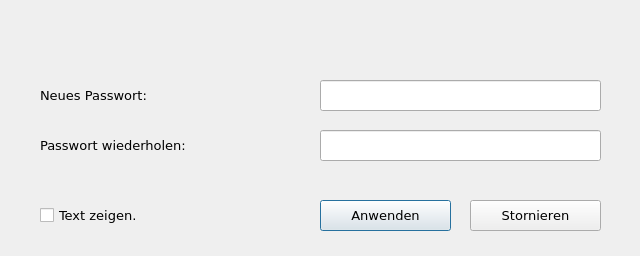
<?xml version="1.0" encoding="UTF-8"?>
<ui version="4.0">
 <class>PasswordWindow</class>
 <widget class="QDialog" name="PasswordWindow">
  <property name="windowModality">
   <enum>Qt::NonModal</enum>
  </property>
  <property name="geometry">
   <rect>
    <x>0</x>
    <y>0</y>
    <width>640</width>
    <height>256</height>
   </rect>
  </property>
  <property name="minimumSize">
   <size>
    <width>640</width>
    <height>256</height>
   </size>
  </property>
  <property name="maximumSize">
   <size>
    <width>640</width>
    <height>256</height>
   </size>
  </property>
  <property name="font">
   <font>
    <family>Verdana</family>
    <pointsize>10</pointsize>
   </font>
  </property>
  <property name="windowTitle">
   <string>Erstellung des Administratorpasswortes</string>
  </property>
  <property name="windowIcon">
   <iconset>
    <selectedon>icon materials/23.png</selectedon>
   </iconset>
  </property>
  <property name="modal">
   <bool>true</bool>
  </property>
  <widget class="QLabel" name="PasswordLabel">
   <property name="geometry">
    <rect>
     <x>40</x>
     <y>80</y>
     <width>151</width>
     <height>31</height>
    </rect>
   </property>
   <property name="minimumSize">
    <size>
     <width>151</width>
     <height>31</height>
    </size>
   </property>
   <property name="maximumSize">
    <size>
     <width>151</width>
     <height>31</height>
    </size>
   </property>
   <property name="text">
    <string>Neues Passwort:</string>
   </property>
  </widget>
  <widget class="QLabel" name="passwordRepeatLabel">
   <property name="geometry">
    <rect>
     <x>40</x>
     <y>130</y>
     <width>231</width>
     <height>31</height>
    </rect>
   </property>
   <property name="minimumSize">
    <size>
     <width>231</width>
     <height>31</height>
    </size>
   </property>
   <property name="maximumSize">
    <size>
     <width>231</width>
     <height>31</height>
    </size>
   </property>
   <property name="text">
    <string>Passwort wiederholen:</string>
   </property>
  </widget>
  <widget class="QLineEdit" name="PasswordRepeatlineEdit">
   <property name="geometry">
    <rect>
     <x>320</x>
     <y>130</y>
     <width>281</width>
     <height>31</height>
    </rect>
   </property>
   <property name="minimumSize">
    <size>
     <width>281</width>
     <height>31</height>
    </size>
   </property>
   <property name="maximumSize">
    <size>
     <width>281</width>
     <height>31</height>
    </size>
   </property>
   <property name="maxLength">
    <number>20</number>
   </property>
  </widget>
  <widget class="QLineEdit" name="PasswordLineedit">
   <property name="geometry">
    <rect>
     <x>320</x>
     <y>80</y>
     <width>281</width>
     <height>31</height>
    </rect>
   </property>
   <property name="minimumSize">
    <size>
     <width>281</width>
     <height>31</height>
    </size>
   </property>
   <property name="maximumSize">
    <size>
     <width>281</width>
     <height>31</height>
    </size>
   </property>
   <property name="maxLength">
    <number>20</number>
   </property>
  </widget>
  <widget class="QCheckBox" name="ShowTextcheckBox">
   <property name="geometry">
    <rect>
     <x>40</x>
     <y>200</y>
     <width>131</width>
     <height>31</height>
    </rect>
   </property>
   <property name="minimumSize">
    <size>
     <width>131</width>
     <height>31</height>
    </size>
   </property>
   <property name="maximumSize">
    <size>
     <width>131</width>
     <height>31</height>
    </size>
   </property>
   <property name="text">
    <string>Text zeigen.</string>
   </property>
  </widget>
  <widget class="QPushButton" name="OKpushButton">
   <property name="geometry">
    <rect>
     <x>320</x>
     <y>200</y>
     <width>131</width>
     <height>31</height>
    </rect>
   </property>
   <property name="minimumSize">
    <size>
     <width>131</width>
     <height>31</height>
    </size>
   </property>
   <property name="maximumSize">
    <size>
     <width>131</width>
     <height>31</height>
    </size>
   </property>
   <property name="text">
    <string>Anwenden</string>
   </property>
   <property name="default">
    <bool>true</bool>
   </property>
  </widget>
  <widget class="QPushButton" name="CancelpushButton">
   <property name="geometry">
    <rect>
     <x>470</x>
     <y>200</y>
     <width>131</width>
     <height>31</height>
    </rect>
   </property>
   <property name="minimumSize">
    <size>
     <width>131</width>
     <height>31</height>
    </size>
   </property>
   <property name="maximumSize">
    <size>
     <width>131</width>
     <height>31</height>
    </size>
   </property>
   <property name="text">
    <string>Stornieren</string>
   </property>
  </widget>
 </widget>
 <resources/>
 <connections/>
</ui>
